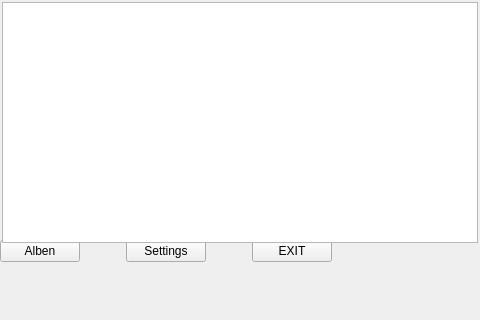
<?xml version="1.0" encoding="UTF-8"?>
<ui version="4.0">
 <class>MainWindow</class>
 <widget class="QMainWindow" name="MainWindow">
  <property name="windowModality">
   <enum>Qt::ApplicationModal</enum>
  </property>
  <property name="geometry">
   <rect>
    <x>0</x>
    <y>0</y>
    <width>480</width>
    <height>320</height>
   </rect>
  </property>
  <property name="windowTitle">
   <string>MainWindow</string>
  </property>
  <widget class="QWidget" name="centralwidget">
   <widget class="QWidget" name="layoutWidget">
    <property name="geometry">
     <rect>
      <x>0</x>
      <y>240</y>
      <width>481</width>
      <height>81</height>
     </rect>
    </property>
    <layout class="QHBoxLayout" name="horizontalLayout">
     <property name="sizeConstraint">
      <enum>QLayout::SetFixedSize</enum>
     </property>
     <item>
      <widget class="QPushButton" name="btnLoadLists">
       <property name="text">
        <string>Alben</string>
       </property>
       <property name="icon">
        <iconset resource="resources.qrc">
         <normaloff>:/icons/Music</normaloff>:/icons/Music</iconset>
       </property>
       <property name="iconSize">
        <size>
         <width>48</width>
         <height>48</height>
        </size>
       </property>
      </widget>
     </item>
     <item>
      <spacer name="horizontalSpacer">
       <property name="orientation">
        <enum>Qt::Horizontal</enum>
       </property>
       <property name="sizeHint" stdset="0">
        <size>
         <width>40</width>
         <height>20</height>
        </size>
       </property>
      </spacer>
     </item>
     <item>
      <widget class="QPushButton" name="btnSettings">
       <property name="text">
        <string>Settings</string>
       </property>
       <property name="icon">
        <iconset resource="resources.qrc">
         <normaloff>:/icons/Maintenance</normaloff>:/icons/Maintenance</iconset>
       </property>
       <property name="iconSize">
        <size>
         <width>48</width>
         <height>48</height>
        </size>
       </property>
      </widget>
     </item>
     <item>
      <spacer name="horizontalSpacer">
       <property name="orientation">
        <enum>Qt::Horizontal</enum>
       </property>
       <property name="sizeHint" stdset="0">
        <size>
         <width>40</width>
         <height>20</height>
        </size>
       </property>
      </spacer>
     </item>
     <item>
      <widget class="QPushButton" name="btnExit">
       <property name="text">
        <string>EXIT</string>
       </property>
       <property name="icon">
        <iconset resource="resources.qrc">
         <normaloff>:/icons/Exit</normaloff>:/icons/Exit</iconset>
       </property>
       <property name="iconSize">
        <size>
         <width>48</width>
         <height>48</height>
        </size>
       </property>
      </widget>
     </item>
    </layout>
   </widget>
   <widget class="QTableView" name="tableView">
    <property name="geometry">
     <rect>
      <x>2</x>
      <y>2</y>
      <width>476</width>
      <height>241</height>
     </rect>
    </property>
    <property name="sizePolicy">
     <sizepolicy hsizetype="Expanding" vsizetype="Fixed">
      <horstretch>0</horstretch>
      <verstretch>0</verstretch>
     </sizepolicy>
    </property>
    <property name="font">
     <font>
      <pointsize>20</pointsize>
     </font>
    </property>
    <property name="styleSheet">
     <string notr="true"/>
    </property>
    <property name="horizontalScrollBarPolicy">
     <enum>Qt::ScrollBarAlwaysOff</enum>
    </property>
    <property name="selectionBehavior">
     <enum>QAbstractItemView::SelectRows</enum>
    </property>
    <attribute name="horizontalHeaderVisible">
     <bool>false</bool>
    </attribute>
    <attribute name="horizontalHeaderMinimumSectionSize">
     <number>80</number>
    </attribute>
    <attribute name="verticalHeaderVisible">
     <bool>false</bool>
    </attribute>
    <attribute name="verticalHeaderDefaultSectionSize">
     <number>40</number>
    </attribute>
   </widget>
  </widget>
 </widget>
 <resources>
  <include location="resources.qrc"/>
 </resources>
 <connections/>
</ui>
